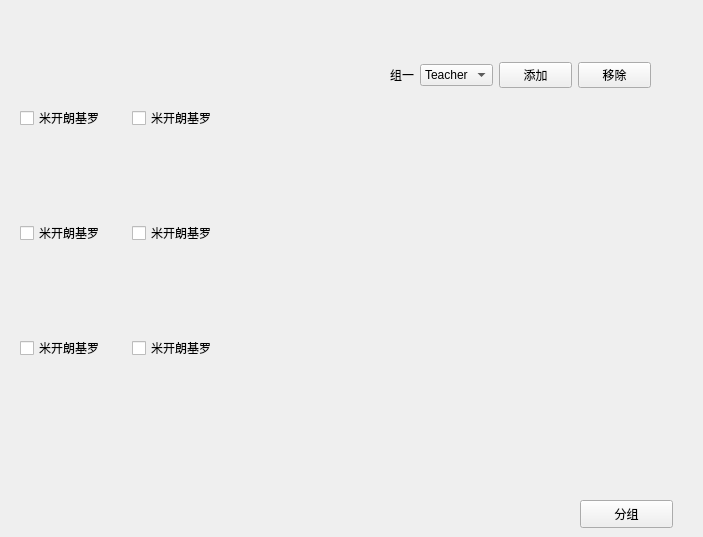
<?xml version="1.0" encoding="UTF-8"?>
<ui version="4.0">
 <class>Form</class>
 <widget class="QWidget" name="Form">
  <property name="geometry">
   <rect>
    <x>0</x>
    <y>0</y>
    <width>703</width>
    <height>537</height>
   </rect>
  </property>
  <property name="sizePolicy">
   <sizepolicy hsizetype="Preferred" vsizetype="Preferred">
    <horstretch>0</horstretch>
    <verstretch>0</verstretch>
   </sizepolicy>
  </property>
  <property name="windowTitle">
   <string>Form</string>
  </property>
  <widget class="QPushButton" name="pushButton_Group">
   <property name="geometry">
    <rect>
     <x>580</x>
     <y>500</y>
     <width>93</width>
     <height>28</height>
    </rect>
   </property>
   <property name="text">
    <string>分组</string>
   </property>
  </widget>
  <widget class="QWidget" name="">
   <property name="geometry">
    <rect>
     <x>390</x>
     <y>60</y>
     <width>261</width>
     <height>30</height>
    </rect>
   </property>
   <layout class="QHBoxLayout" name="horizontalLayout">
    <item>
     <widget class="QLabel" name="label_Group">
      <property name="text">
       <string>组一</string>
      </property>
     </widget>
    </item>
    <item>
     <widget class="QComboBox" name="comboBox_Group">
      <item>
       <property name="text">
        <string>Teacher</string>
       </property>
      </item>
      <item>
       <property name="text">
        <string>student1</string>
       </property>
      </item>
      <item>
       <property name="text">
        <string>student2</string>
       </property>
      </item>
      <item>
       <property name="text">
        <string>student3</string>
       </property>
      </item>
     </widget>
    </item>
    <item>
     <widget class="QPushButton" name="pushButton_add">
      <property name="text">
       <string>添加</string>
      </property>
     </widget>
    </item>
    <item>
     <widget class="QPushButton" name="pushButton_remove">
      <property name="text">
       <string>移除</string>
      </property>
     </widget>
    </item>
   </layout>
  </widget>
  <widget class="QWidget" name="">
   <property name="geometry">
    <rect>
     <x>20</x>
     <y>20</y>
     <width>217</width>
     <height>340</height>
    </rect>
   </property>
   <layout class="QGridLayout" name="gridLayout">
    <item row="0" column="0">
     <layout class="QVBoxLayout" name="verticalLayout">
      <item>
       <widget class="QLabel" name="label">
        <property name="minimumSize">
         <size>
          <width>40</width>
          <height>80</height>
         </size>
        </property>
        <property name="styleSheet">
         <string notr="true">border-image:url(:/Michelangelo/Michelangelo.jpg)</string>
        </property>
        <property name="text">
         <string/>
        </property>
       </widget>
      </item>
      <item>
       <widget class="QCheckBox" name="checkBox_name">
        <property name="text">
         <string>米开朗基罗</string>
        </property>
        <property name="checkable">
         <bool>false</bool>
        </property>
        <property name="checked">
         <bool>false</bool>
        </property>
       </widget>
      </item>
     </layout>
    </item>
    <item row="0" column="1">
     <layout class="QVBoxLayout" name="verticalLayout_2">
      <item>
       <widget class="QLabel" name="label_3">
        <property name="minimumSize">
         <size>
          <width>40</width>
          <height>80</height>
         </size>
        </property>
        <property name="styleSheet">
         <string notr="true">border-image:url(:/Michelangelo/Michelangelo.jpg)</string>
        </property>
        <property name="text">
         <string/>
        </property>
       </widget>
      </item>
      <item>
       <widget class="QCheckBox" name="checkBox_name_2">
        <property name="text">
         <string>米开朗基罗</string>
        </property>
        <property name="checkable">
         <bool>false</bool>
        </property>
        <property name="checked">
         <bool>false</bool>
        </property>
       </widget>
      </item>
     </layout>
    </item>
    <item row="1" column="0">
     <layout class="QVBoxLayout" name="verticalLayout_3">
      <item>
       <widget class="QLabel" name="label_4">
        <property name="minimumSize">
         <size>
          <width>40</width>
          <height>80</height>
         </size>
        </property>
        <property name="styleSheet">
         <string notr="true">border-image:url(:/Michelangelo/Michelangelo.jpg)</string>
        </property>
        <property name="text">
         <string/>
        </property>
       </widget>
      </item>
      <item>
       <widget class="QCheckBox" name="checkBox_name_3">
        <property name="text">
         <string>米开朗基罗</string>
        </property>
        <property name="checkable">
         <bool>false</bool>
        </property>
        <property name="checked">
         <bool>false</bool>
        </property>
       </widget>
      </item>
     </layout>
    </item>
    <item row="1" column="1">
     <layout class="QVBoxLayout" name="verticalLayout_4">
      <item>
       <widget class="QLabel" name="label_5">
        <property name="minimumSize">
         <size>
          <width>40</width>
          <height>80</height>
         </size>
        </property>
        <property name="styleSheet">
         <string notr="true">border-image:url(:/Michelangelo/Michelangelo.jpg)</string>
        </property>
        <property name="text">
         <string/>
        </property>
       </widget>
      </item>
      <item>
       <widget class="QCheckBox" name="checkBox_name_4">
        <property name="text">
         <string>米开朗基罗</string>
        </property>
        <property name="checkable">
         <bool>false</bool>
        </property>
        <property name="checked">
         <bool>false</bool>
        </property>
       </widget>
      </item>
     </layout>
    </item>
    <item row="2" column="0">
     <layout class="QVBoxLayout" name="verticalLayout_5">
      <item>
       <widget class="QLabel" name="label_6">
        <property name="minimumSize">
         <size>
          <width>40</width>
          <height>80</height>
         </size>
        </property>
        <property name="styleSheet">
         <string notr="true">border-image:url(:/Michelangelo/Michelangelo.jpg)</string>
        </property>
        <property name="text">
         <string/>
        </property>
       </widget>
      </item>
      <item>
       <widget class="QCheckBox" name="checkBox_name_5">
        <property name="text">
         <string>米开朗基罗</string>
        </property>
        <property name="checkable">
         <bool>false</bool>
        </property>
        <property name="checked">
         <bool>false</bool>
        </property>
       </widget>
      </item>
     </layout>
    </item>
    <item row="2" column="1">
     <layout class="QVBoxLayout" name="verticalLayout_6">
      <item>
       <widget class="QLabel" name="label_7">
        <property name="minimumSize">
         <size>
          <width>40</width>
          <height>80</height>
         </size>
        </property>
        <property name="styleSheet">
         <string notr="true">border-image:url(:/Michelangelo/Michelangelo.jpg)</string>
        </property>
        <property name="text">
         <string/>
        </property>
       </widget>
      </item>
      <item>
       <widget class="QCheckBox" name="checkBox_name_6">
        <property name="text">
         <string>米开朗基罗</string>
        </property>
        <property name="checkable">
         <bool>false</bool>
        </property>
        <property name="checked">
         <bool>false</bool>
        </property>
       </widget>
      </item>
     </layout>
    </item>
   </layout>
  </widget>
 </widget>
 <resources>
  <include location="test.qrc"/>
 </resources>
 <connections/>
</ui>
